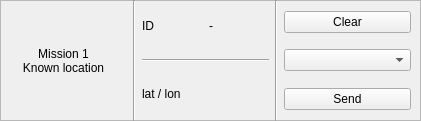
   <widget class="QFrame" name="frame_s1">
    <property name="geometry">
     <rect>
      <x>0</x>
      <y>60</y>
      <width>421</width>
      <height>121</height>
     </rect>
    </property>
    <property name="frameShape">
     <enum>QFrame::StyledPanel</enum>
    </property>
    <property name="frameShadow">
     <enum>QFrame::Raised</enum>
    </property>
    <widget class="QWidget" name="gridLayoutWidget_2">
     <property name="geometry">
      <rect>
       <x>0</x>
       <y>0</y>
       <width>411</width>
       <height>121</height>
      </rect>
     </property>
     <layout class="QGridLayout" name="gridLayout_s1">
      <item row="1" column="5">
       <layout class="QVBoxLayout" name="verticalLayout_buttons_s1">
        <item>
         <spacer name="verticalSpacer_21">
          <property name="orientation">
           <enum>Qt::Vertical</enum>
          </property>
          <property name="sizeHint" stdset="0">
           <size>
            <width>20</width>
            <height>40</height>
           </size>
          </property>
         </spacer>
        </item>
        <item>
         <widget class="QPushButton" name="clear_s1">
          <property name="text">
           <string>Clear</string>
          </property>
         </widget>
        </item>
        <item>
         <spacer name="verticalSpacer_2">
          <property name="orientation">
           <enum>Qt::Vertical</enum>
          </property>
          <property name="sizeHint" stdset="0">
           <size>
            <width>20</width>
            <height>40</height>
           </size>
          </property>
         </spacer>
        </item>
        <item>
         <widget class="QComboBox" name="combo_s1"/>
        </item>
        <item>
         <spacer name="verticalSpacer">
          <property name="orientation">
           <enum>Qt::Vertical</enum>
          </property>
          <property name="sizeHint" stdset="0">
           <size>
            <width>20</width>
            <height>40</height>
           </size>
          </property>
         </spacer>
        </item>
        <item>
         <widget class="QPushButton" name="send_s1">
          <property name="text">
           <string>Send</string>
          </property>
         </widget>
        </item>
        <item>
         <spacer name="verticalSpacer_20">
          <property name="orientation">
           <enum>Qt::Vertical</enum>
          </property>
          <property name="sizeHint" stdset="0">
           <size>
            <width>20</width>
            <height>40</height>
           </size>
          </property>
         </spacer>
        </item>
       </layout>
      </item>
      <item row="1" column="0">
       <layout class="QVBoxLayout" name="verticalLayout_label_s1">
        <item>
         <spacer name="verticalSpacer_23">
          <property name="orientation">
           <enum>Qt::Vertical</enum>
          </property>
          <property name="sizeHint" stdset="0">
           <size>
            <width>20</width>
            <height>40</height>
           </size>
          </property>
         </spacer>
        </item>
        <item>
         <widget class="QLabel" name="label_s1">
          <property name="text">
           <string>&lt;html&gt;&lt;head/&gt;&lt;body&gt;&lt;p align=&quot;center&quot;&gt;Mission 1&lt;br/&gt;Known location&lt;/p&gt;&lt;/body&gt;&lt;/html&gt;</string>
          </property>
         </widget>
        </item>
        <item>
         <spacer name="verticalSpacer_22">
          <property name="orientation">
           <enum>Qt::Vertical</enum>
          </property>
          <property name="sizeHint" stdset="0">
           <size>
            <width>20</width>
            <height>40</height>
           </size>
          </property>
         </spacer>
        </item>
       </layout>
      </item>
      <item row="1" column="1">
       <widget class="Line" name="line_3">
        <property name="orientation">
         <enum>Qt::Vertical</enum>
        </property>
       </widget>
      </item>
      <item row="1" column="4">
       <widget class="Line" name="line_4">
        <property name="orientation">
         <enum>Qt::Vertical</enum>
        </property>
       </widget>
      </item>
      <item row="0" column="2">
       <spacer name="verticalSpacer_7">
        <property name="orientation">
         <enum>Qt::Vertical</enum>
        </property>
        <property name="sizeHint" stdset="0">
         <size>
          <width>20</width>
          <height>40</height>
         </size>
        </property>
       </spacer>
      </item>
      <item row="1" column="2">
       <layout class="QVBoxLayout" name="verticalLayout_pos_s1">
        <item>
         <spacer name="verticalSpacer_24">
          <property name="orientation">
           <enum>Qt::Vertical</enum>
          </property>
          <property name="sizeHint" stdset="0">
           <size>
            <width>20</width>
            <height>40</height>
           </size>
          </property>
         </spacer>
        </item>
        <item>
         <layout class="QHBoxLayout" name="horizontalLayout_2">
          <item>
           <widget class="QLabel" name="pos_label_s1">
            <property name="text">
             <string>ID</string>
            </property>
           </widget>
          </item>
          <item alignment="Qt::AlignLeft">
           <widget class="QLabel" name="id_s1">
            <property name="text">
             <string>-</string>
            </property>
           </widget>
          </item>
         </layout>
        </item>
        <item>
         <spacer name="verticalSpacer_25">
          <property name="orientation">
           <enum>Qt::Vertical</enum>
          </property>
          <property name="sizeHint" stdset="0">
           <size>
            <width>20</width>
            <height>40</height>
           </size>
          </property>
         </spacer>
        </item>
        <item>
         <widget class="Line" name="line">
          <property name="orientation">
           <enum>Qt::Horizontal</enum>
          </property>
         </widget>
        </item>
        <item>
         <spacer name="verticalSpacer_41">
          <property name="orientation">
           <enum>Qt::Vertical</enum>
          </property>
          <property name="sizeHint" stdset="0">
           <size>
            <width>20</width>
            <height>40</height>
           </size>
          </property>
         </spacer>
        </item>
        <item>
         <widget class="QLabel" name="pos_s1">
          <property name="text">
           <string>lat / lon</string>
          </property>
         </widget>
        </item>
        <item>
         <spacer name="verticalSpacer_26">
          <property name="orientation">
           <enum>Qt::Vertical</enum>
          </property>
          <property name="sizeHint" stdset="0">
           <size>
            <width>20</width>
            <height>40</height>
           </size>
          </property>
         </spacer>
        </item>
       </layout>
      </item>
     </layout>
    </widget>
   </widget>
